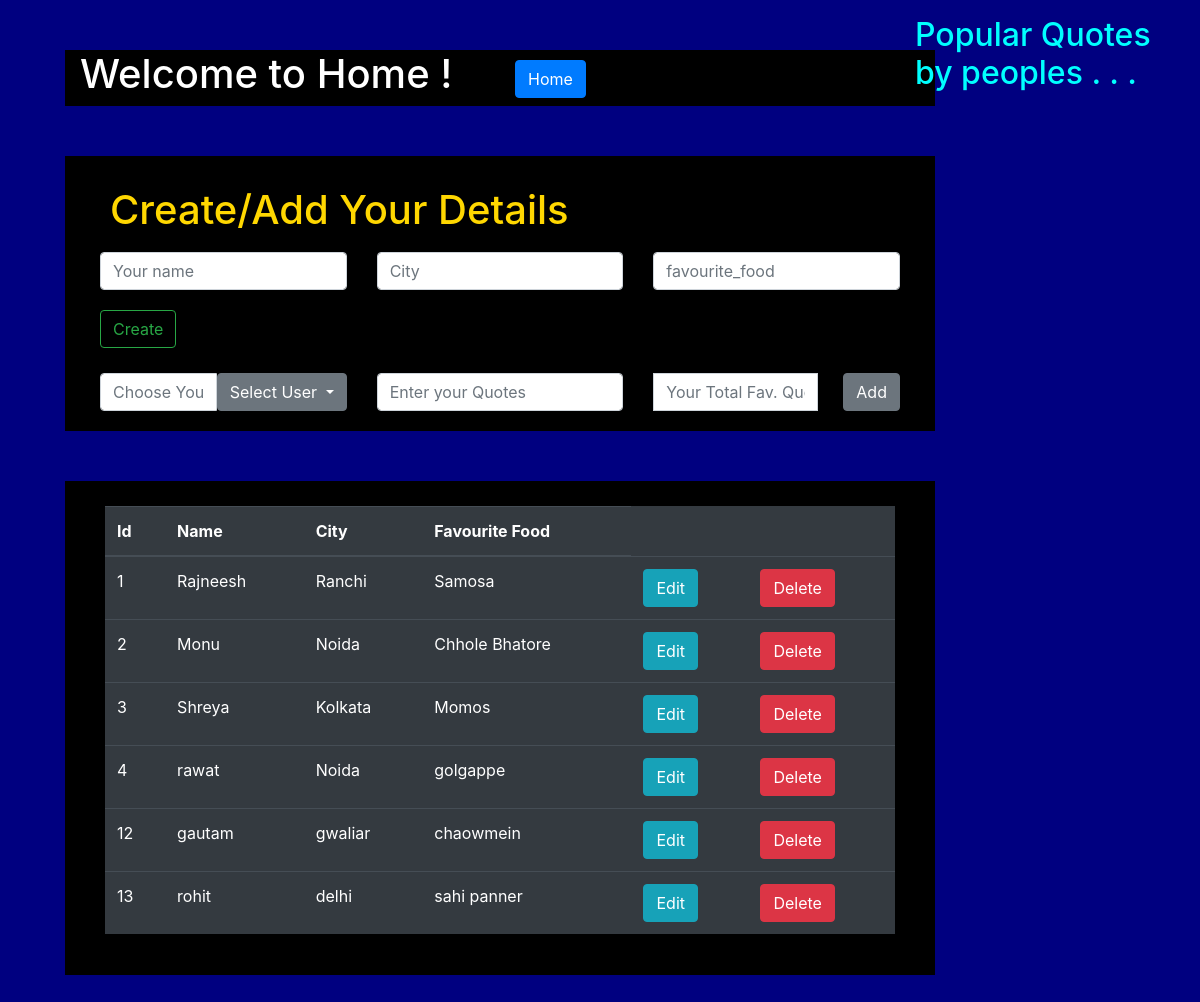
The app's page /, older data.
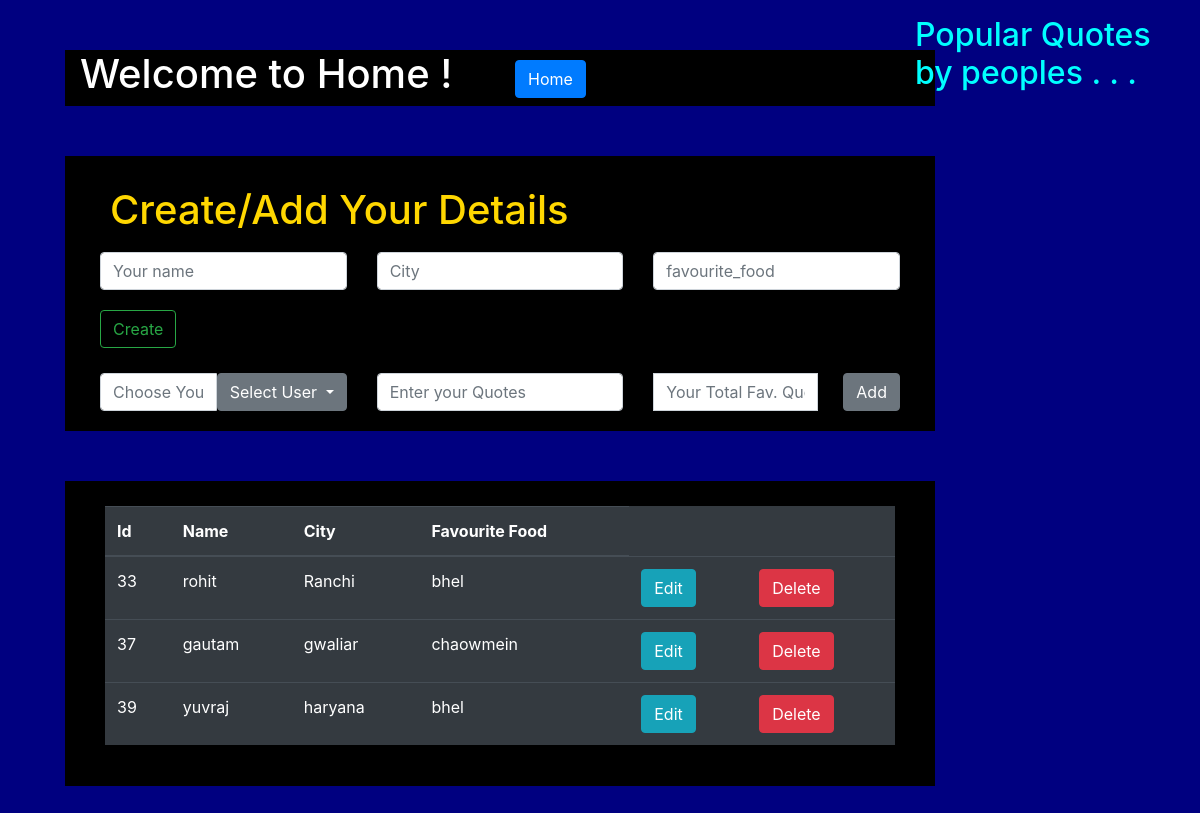
The same page, newer data.
### human/models.py (models this page shows)
class DetailsOfHuman(models.Model):
    name = models.CharField(max_length=15)
    city = models.CharField(max_length=10)
    favourite_food = models.CharField(max_length=15)

### human/views.py (the view)
# urls.py: 2. Add a URL to urlpatterns:  path('', views.home, name='home')
def home(request):
    if request.method == 'POST':
        if (request.POST['name'] != " "):
            name = request.POST['name']
            city = request.POST['city']
            favourite_food = request.POST['favourite_food']
            checkNameInsideDB = DetailsOfHuman.objects.filter(name=request.POST['name'])
            if (len(checkNameInsideDB) != 0):
                isNameOfThisUserPresent = True
            else:
                isNameOfThisUserPresent = False
                instanceOfDetails = DetailsOfHuman.objects.create(name=name, city=city, favourite_food=favourite_food)
                instanceOfDetails.save()
        else:
            name = request.POST['name'] + " " + request.POST['middleName']
            city = request.POST['city']
            favourite_food = request.POST['favourite_food']
            instanceOfDetails = DetailsOfHuman.objects.create(name=name, city=city, favourite_food=favourite_food)
            instanceOfDetails.save()
            isNameOfThisUserPresent = False
        """To Create New Instance/objects of DetailsOfHuman"""
        """To Save New Instance/objects of DetailsOfHuman"""
    else:
        isNameOfThisUserPresent = False
    '''To Show All objects of DetailsOfHuman'''
    getSavedDetails = DetailsOfHuman.objects.all()
    getFovouriteQoutesDetails = favouriteQuotes.objects.all()
    tempDict={}
    for i in getFovouriteQoutesDetails:
        y = DetailsOfHuman.objects.get(id=i.user_f_quotes_id)
        tempDict[y.name] = i.quote
        print("favourite quotes by user ----> ",tempDict) # name ---> rohit, qoute ---> "how"
    print("getSavedDetails", getSavedDetails)
    """
        '''To Show Only selected object of DetailsOfHuman using get'''
        getSavedDetails = DetailsOfHuman.objects.get(id=33)
        print("getSavedDetails", getSavedDetails)
    """
    """
        '''To Show Only selected object of DetailsOfHuman using filter'''
        getSavedDetails = DetailsOfHuman.objects.get(id=33)
        print("getSavedDetails", getSavedDetails)
    """
    return render(request, 'homeHTML/home.html',
                  {"getSavedDetails": getSavedDetails, "isNameOfThisUserPresent": isNameOfThisUserPresent,"favoriteQoutesAndName": tempDict})

### human/templates/homeHtml/home.html (shortened to what the changed rows need)
<!DOCTYPE html>
{% load static %}
<html lang="en">
<head>
    <link rel="stylesheet" href="https://cdn.jsdelivr.net/npm/bootstrap@4.5.3/dist/css/bootstrap.min.css"
>
</head>
<body>
<div class="container-fluid">
    <div class="row">
        <div class="col-sm-9">
                       <div class="container custom_margin">
                           <div class="row" style="background-color:black;">
                               <div class="col-sm-6">
                                       <h1>Welcome to Home !</h1>
                               </div>
                           </div>
                       </div>
                    {% if corm %}
                      <div class="container custom_margin">
                       <div class="row" style="background-color:black;padding:20px;">
                            <div class="col-sm-12">
                               <form method="post" style="background-color:wheat;padding:20px;">
                                    <h1 style="color:navy;padding:10px;">Edit Your Details</h1>
                                      {% csrf_token %}
                                     <div class="row" >
                                          <div class="col-sm-12">
                                              {{corm}}
                                          </div>
                                      </div>
                                    <button type="submit" style="margin-top:20px" class="btn btn-secondary">Update</button>
                               </form>
                            </div>
                       </div>
                      </div>
                       {% else %}
                         <div class="container custom_margin">
                       <div class="row" style="background-color:black;padding:20px;">
                           <div class="col-sm-12" >
                               <form method="post" style="margin-bottom:25px;">
                               <h1 style="color:gold;padding:10px;">Create/Add Your Details</h1>
                           </form>
                           </div>
                       </div>
                       </div>
                    {% endif %}
                    <div class="container custom_margin" >
                       <div class="row" style="background-color:black;padding:25px;" >
                           <div class="col-sm-12">
                               <table class="table table-dark table-hover">
                                  <thead>
                                    <tr>
                                      <th scope="col">Id</th>
                                      <th scope="col">Name</th>
                                      <th scope="col">City</th>
                                      <th scope="col">Favourite Food</th>
                                    </tr>
                                  </thead>
                                  <tbody>
                                      {% for i in getSavedDetails %}
                                          <tr>
                                              <td>{{i.id}}</td>
                                              <td>{{i.name}}</td>
                                              <td>{{i.city}}</td>
                                              <td>{{i.favourite_food}}</td>
                                               <form action="{% url 'editdata' i.id %}">
                                                    <td><button class="btn btn-info" >Edit</button></td>
                                              </form>
                                              <form action="{% url 'deletedata' i.id %}" method="POST">
                                                    <td><button class="btn btn-danger" >Delete</button></td>
                                              </form>
                                          </tr>
                                      {% endfor %}
                                  </tbody>
                                </table>
                           </div>
                       </div>
                    </div>
                    </div>
        <div class="col-sm-3 mt-3">
            <h2 style="color:cyan;">Popular Quotes by peoples . . .</h2>
      </div>
            </div>
        </div>
</body>
</html>

Row changes from the older to the newer data that the page shows:
removed DetailsOfHuman: id "1", name "Rajneesh", city "Ranchi", favourite_food "Samosa"
removed DetailsOfHuman: id "2", name "Monu", city "Noida", favourite_food "Chhole Bhatore"
removed DetailsOfHuman: id "3", name "Shreya", city "Kolkata", favourite_food "Momos"
removed DetailsOfHuman: id "4", name "rawat", city "Noida", favourite_food "golgappe"
removed DetailsOfHuman: id "12", name "gautam", city "gwaliar", favourite_food "chaowmein"
removed DetailsOfHuman: id "13", name "rohit", city "delhi", favourite_food "sahi panner"
added DetailsOfHuman: id "33", name "rohit", city "Ranchi", favourite_food "bhel"
added DetailsOfHuman: id "37", name "gautam", city "gwaliar", favourite_food "chaowmein"
added DetailsOfHuman: id "39", name "yuvraj", city "haryana", favourite_food "bhel"
